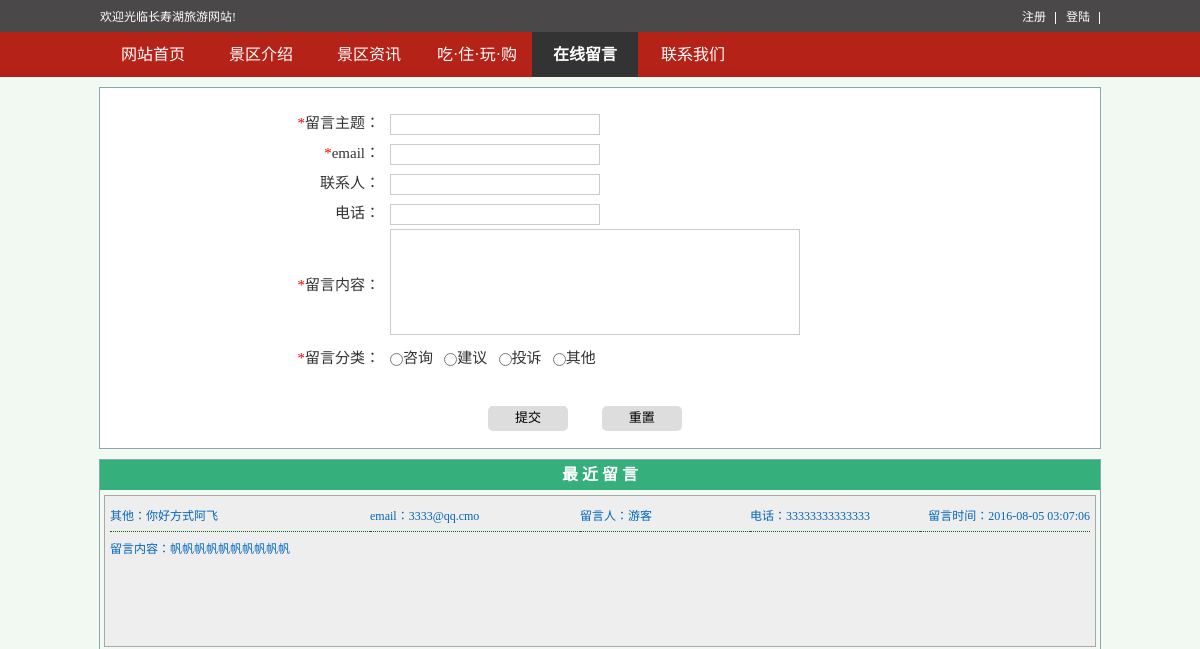
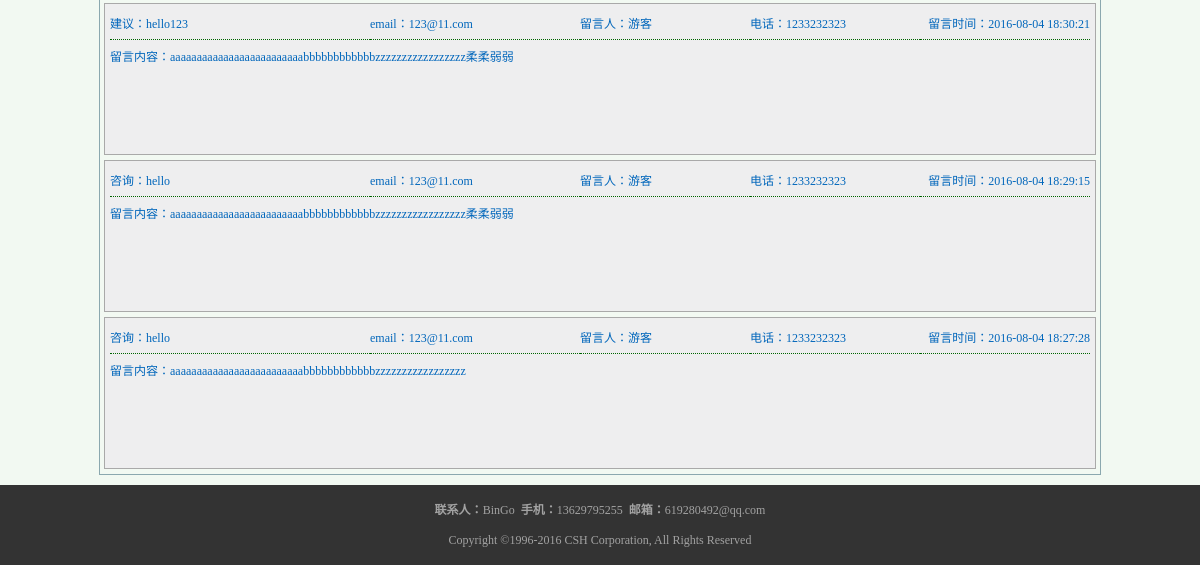
/zxly/index.php, run on an earlier commit of the app's database (2 pictures, top to bottom).
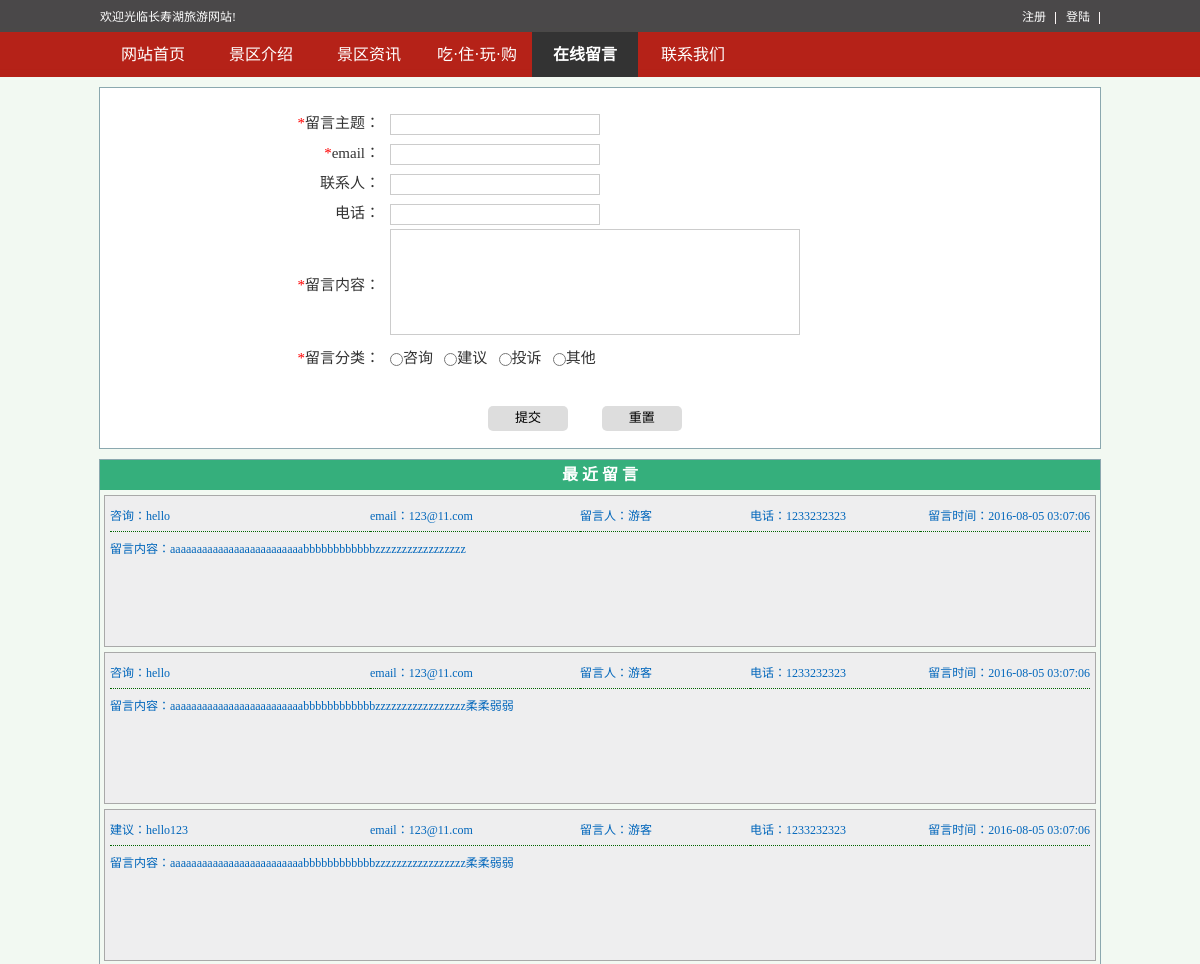
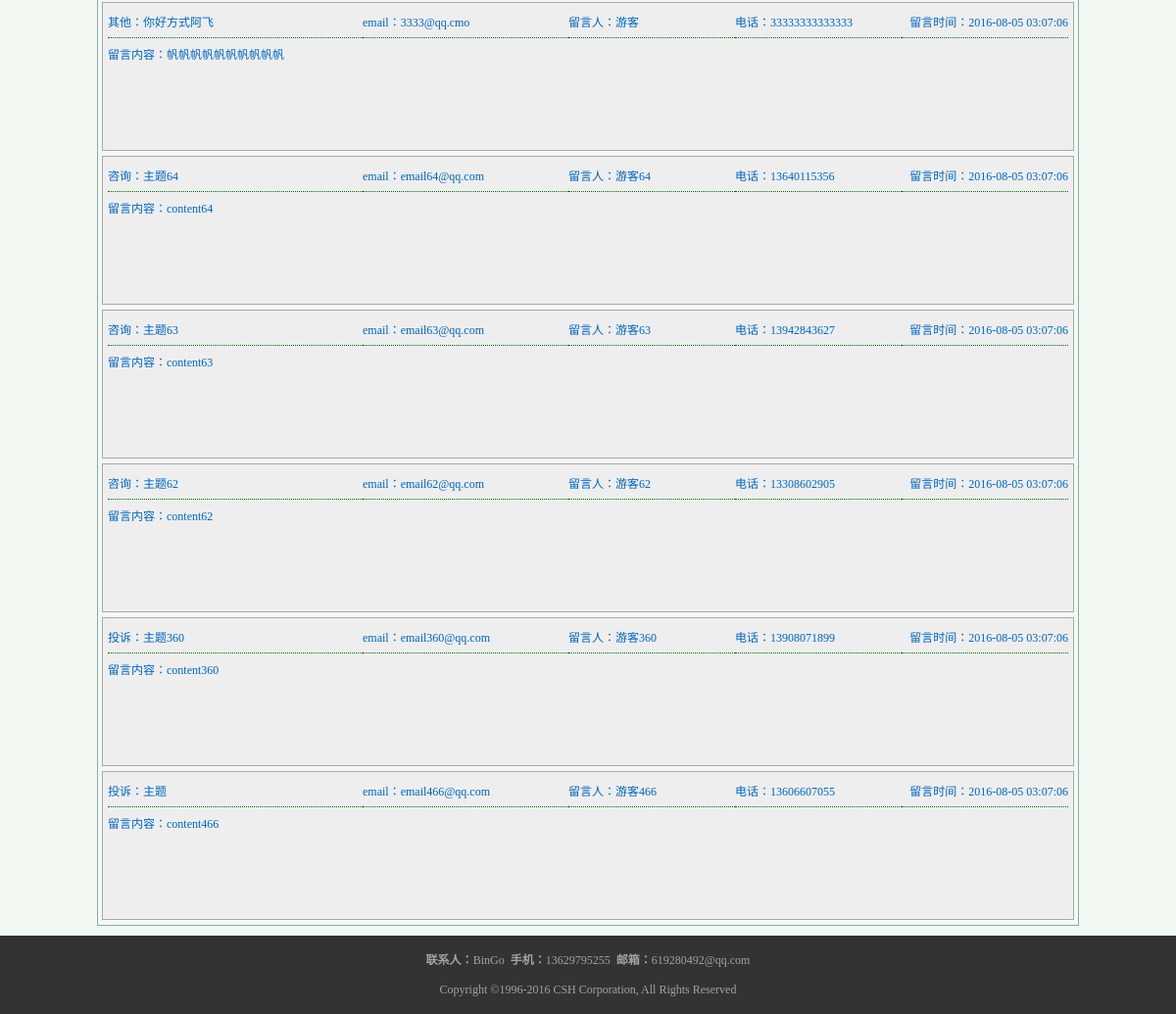
And on a later commit of the database (2 pictures, top to bottom).
### tables this page shows
CREATE TABLE `message` (
  `id` int(10) unsigned NOT NULL AUTO_INCREMENT,
  `topic` varchar(30) NOT NULL,
  `name` varchar(20) NOT NULL,
  `phone` varchar(20) NOT NULL,
  `type` varchar(10) NOT NULL,
  `time` int(11) NOT NULL,
  `email` varchar(40) NOT NULL,
  `content` text NOT NULL,
  `timestamp` timestamp NULL DEFAULT CURRENT_TIMESTAMP ON UPDATE CURRENT_TIMESTAMP,
  `checked` tinyint(1) NOT NULL DEFAULT '0',
  PRIMARY KEY (`id`)
);

### public/class/db.class.php (called while the page is built, shortened)
<?php
class DB {
    public static $dbtype = 'mysql';
    public static $dbhost = '';
    public static $dbport = '';
    public static $dbname = '';
    public static $dbuser = '';
    public static $dbpass = '';
    public static $charset = '';
    public static $stmt = null;
    public static $DB = null;
    public static $connect = true;
    public function __construct() {
        self::$dbtype = 'mysql';
        self::$dbhost = 'localhost';
        self::$dbport = '3306';
        self::$dbname = 'csh';
        self::$dbuser = 'root';
        self::$dbpass = '';
        self::$connect = true;
        self::$charset = 'UTF8';
        self::$DB -> setAttribute ( PDO::MYSQL_ATTR_USE_BUFFERED_QUERY, true );
        self::$DB -> setAttribute ( PDO::ATTR_EMULATE_PREPARES, true );
        self::$DB -> exec( 'SET NAMES ' . self::$charset );
    }
    private function connect() {
        try {
            self::$DB = new PDO ( self::$dbtype . ':host=' . self::$dbhost . ';port=' . self::$dbport . ';dbname=' .
                self::$dbname, self::$dbuser, self::$dbpass, array (PDO::ATTR_PERSISTENT => self::$connect ) );
        } catch ( PDOException $e ) {
            die ( "Connect Error Infomation:" . $e->getMessage () );
        }
    }
    private function _fetch($sql, $type) {
        $result = array ();
        self::$stmt = self::$DB->query ( $sql );
        self::$stmt->setFetchMode ( PDO::FETCH_ASSOC );
        switch ($type) {
            case '1' :
                $result = self::$stmt->fetchAll ();
                break;
        }
        self::$stmt = null;
        return $result;
    }
    public function getAll($table, $field = '*', $where = false, $orderby = false, $limit = false) {
        $sql = "SELECT {$field} FROM `{$table}`";
        $sql .= ($where) ? " WHERE $where" : '';
        $sql .= ($orderby) ? " ORDER BY $orderby" : '';
        $sql .= ($limit) ? " LIMIT $limit" : '';
        return self::_fetch ( $sql, $type = '1' );
    }
}

### zxly/index.php (the view, shortened to what this page needs)
<?php
require_once '../public/class/db.class.php';
$db = new DB();
$data = $db -> getAll('message','*','checked=1',"time desc","0,10");
?>
<!DOCTYPE html>
<html lang="en">
<head>
    <link href="../public/css/style.css" type="text/css" rel="stylesheet"/>
    <link href="../public/css/dropmenu.css" rel="stylesheet" type="text/css"/>
</head>
<body>
<?php include "../public/common/header.php";?>
   <div id="zxly_message">
       <form action="" method="post">
           <table width="80%" align="center">
                <tr height="30">
                    <td nowrap width="180px;" align="right"><span style="color:red;">*</span>留言主题：</td>
                    <td colspan="5" align="left" style="padding-left:10px;">
                        <input name="topic" style="width:200px;"/>
                    </td>
                </tr>
                <tr height="30">
                   <td nowrap align="right"><span style="color:red;">*</span>email：</td>
                   <td align="left" style="padding-left:10px;">
                       <input name="email" style="width:200px;"/>
                   </td>
                </tr>
                <tr height="30">
                   <td nowrap align="right">联系人：</td>
                   <td align="left" style="padding-left:10px;">
                       <input name="name" style="width:200px;"/>
                   </td>
                </tr>
                <tr height="30">
                   <td nowrap align="right">电话：</td>
                   <td align="left" style="padding-left:10px;">
                       <input name="phone" style="width:200px;"/>
                   </td>
                </tr>
                <tr height="115">
                    <td nowrap align="right"><span style="color:red;">*</span>留言内容：</td>
                    <td align="left" style="padding-left:10px;">
                        <textarea name="content"></textarea>
                    </td>
                </tr>
                <tr height="30">
                   <td nowrap align="right"><span style="color:red;">*</span>留言分类：</td>
                   <td align="left" style="padding-left:10px;">
                       <input type="radio" name="type" value="咨询" id="zx" /><label for="zx">咨询</label>&nbsp;&nbsp;
                       <input type="radio" name="type" value="建议" id="jy" /><label for="jy">建议</label>&nbsp;&nbsp;
                       <input type="radio" name="type" value="投诉" id="ts" /><label for="ts">投诉</label>&nbsp;&nbsp;
                       <input type="radio" name="type" value="其他" id="qt" /><label for="qt">其他</label>
                   </td>
                </tr>
               <tr height="30">
                   <td></td>
                   <td align="left" style="padding-left:10px;color:red;">
                   </td>
               </tr>
                <tr height="30">
                    <td colspan="2" align="center">
                        <input type="button" value="提交">
                        <input type="reset" value="重置">
                    </td>
                </tr>
           </table>
       </form>
   </div>
   <div id="zxly_show">
       <div id="zxly_show_title" class="box_title">最&nbsp;近&nbsp;留&nbsp;言</div>
       <?php foreach($data as $k=>$v){?>
       <div class="zxly_show_box">
           <table width="100%" align="center" >
               <tr height="30">
                   <td align="left" width="260"><?php echo $v['type'],'：',$v['topic'];?></td>
                   <td align="left" width="210">email：<?php echo $v['email'];?></td>
                   <td align="left" width="170">留言人：<?php echo $v['name'];?></td>
                   <td align="left" width="170">电话：<?php echo $v['phone'];?></td>
                   <td align="right">留言时间：<?php echo date('Y-m-d H:i:s',$v['time']);?></td>
               </tr>
               <tr height="100">
                   <td colspan="5" align="left" valign="top" class="td_content">
                       <span>留言内容：<?php echo $v['content'];?></span>
                   </td>
               </tr>
           </table>
       </div>
       <?php }?>
   </div>
<?php include "../public/common/footer.php";?>
</body>
</html>

### public/common/header.php (shortened to what this page needs)
<?php
$url = dirname($_SERVER['PHP_SELF']);
?>
<div class="top_box">
    <div class="top_box_inner">
        <div class="topcontent">
            <span class="top-l">欢迎光临长寿湖旅游网站!</span>
                <span class="top-r">
                    <?php if(isset($_SESSION['username'])){?>
                    <a href="/1_csh/userinfo/" title="点击查看用户资料">【root】</a>
                    <a href="javascript:void(0)" id="login_out" onclick="logout();">注销</a>
                    <?php }else{?>
                    <a href="/1_csh/login/">登陆</a>
                    <a href="/1_csh/register/">注册</a>
                    <?php }?>
                </span>
        </div>
        <div class="menu_box" id="Menu">
            <ul>
                <li class="menu_style <?php if($url=="/1_csh")echo "menu_current";?>" id="MenuItem61" name="MenuItem"><a href="http://localhost/1_csh/index1.php" class="menu">网站首页</a></li>
                <li class="menu_style <?php if($url=="/1_csh/jqjs")echo "menu_current";?>" id="MenuItem62" name="MenuItem"><a href="http://localhost/1_csh/jqjs/" class="menu">景区介绍</a></li>
                <li class="menu_style <?php if($url=="/1_csh/jqzx")echo "menu_current";?>" id="MenuItem63" name="MenuItem"><a href="http://localhost/1_csh/jqzx/" class="menu">景区资讯</a></li>
                <li class="menu_style <?php if($url=="/1_csh/czwg")echo "menu_current";?>"" id="MenuItem64" name="MenuItem"><a href="javascript:void(0)" class="menu">吃·住·玩·购</a>
                </li>
                <li class="menu_style <?php if($url=="/1_csh/zxly")echo "menu_current";?>" id="MenuItem65" name="MenuItem"><a href="http://localhost/1_csh/zxly/" class="menu">在线留言</a></li>
                <li class="menu_style <?php if($url=="/1_csh/lxwm")echo "menu_current";?>" id="MenuItem66" name="MenuItem"><a href="http://localhost/1_csh/lxwm/" class="menu">联系我们</a></li>
            </ul>
        </div>
    </div>
</div>

### public/common/footer.php
<div class="bottom_box">
    <div class="bottom_info">
        <b>联系人：</b>BinGo&nbsp;
        <b>手机：</b>13629795255&nbsp;
        <b>邮箱：</b>619280492@qq.com<br/>
        Copyright ©1996-2016 CSH Corporation, All Rights Reserved
    </div>
</div>

### public/css/style.css (style rules this page uses)
body,div,dl,dt,dd,ul,ol,li,h1,h2,h3,h4,h5,h6,pre,code,form,fieldset,legend,input,textarea,th,td,p,blockquote,hr,button,article,aside,details,figcaption,figure,footer,header,hgroup,menu,nav,section { margin:0px;padding:0px; }
body { word-wrap:break-word;text-align:center;font:12px/1.5 Tahoma;color:#333333;background:#f2f9f2; }
input,select,textarea,button { font-size:100%; }
table { border-collapse:collapse;border-spacing:0; }
li { list-style:none;*margin-left:-1px }
a { text-decoration:none; }
.top_box { clear:both;border:0 solid #cccccc;background:url(images/top-bg1.png) repeat-x top;height:77px; }
.top_box_inner { width:1000px;margin:0px auto;position:relative; }
.top_box .topcontent { clear:both;height:35px;width:100%;position:absolute;top:0px;left:0px; }
.top-l { float:left;width:50%;line-height:35px;text-align:left;color:white; }
.top-r { float:right;width:50%;height:35px;text-align:right; }
.top-r a { float:right;color:white;background:url(images/l.jpg) no-repeat right center;padding:0px 10px 0px 10px;line-height:35px; }
.menu_box { text-align:left;height:45px; }
.menu_style { float:left;width:106px;text-align:center; }
a.menu { display:block;color:white;text-decoration:none;font-weight:normal;font-size:16px;line-height:45px; }
.menu_current a.menu { font-weight:bold;background:#333; }
.bottom_box { clear:both;text-align:center;height:70px;padding:10px 0 0 0;line-height:30px;color:#a2a2a2;background:#333;margin-top:10px; }
.box_title { height:30px; line-height:30px; color:white; font-weight:bold; font-size:16px; }
#zxly_message { width:1000px; height:340px; border:1px solid #8ba8af; margin:10px auto; padding-top: 20px; font-size:15px; background:white; }
#zxly_message table input { font-size: 13px; padding: 2px 4px; border: 1px solid #ccc; vertical-align: middle; }
#zxly_message table textarea { width:400px;height:100px; font-size: 13px; padding: 2px 4px; border: 1px solid #ccc; resize: none; }
#zxly_message input[type=button],#zxly_message input[type=reset] { width: 80px; height: 25px; line-height: 18px; border: 0; border-radius: 5px; background: #ddd; cursor: pointer; margin-right:30px; }
#zxly_show { width:1000px; border:1px solid #8ba8af; margin:10px auto; padding-bottom:5px; }
#zxly_show_title { background: #35af7c; }
.zxly_show_box { width:98%; min-height:140px; border:1px darkgray solid; margin:5px auto 0; padding:5px; background: #eeeeef; color:#0066bb; }
.zxly_show_box .td_content { padding:8px 0; border-top: 1px dotted darkgreen; }

What changed in the data, as far as the page shows it:
changed message "aaaaaaaaaaaaaaaaaaaaaaaaabbbbbbbbbbbbzzzzzzzzzzzzzzzzz": time "2016-08-04 18:27:28" → "2016-08-05 03:07:06"; moves up the list
changed message (number 2 of 9 on the later page): time "2016-08-04 18:29:15" → "2016-08-05 03:07:06"; moves up the list
changed message "建议": time "2016-08-04 18:30:21" → "2016-08-05 03:07:06"; moves down the list
added message: type "咨询", topic "主题64", email "email64@qq.com", name "游客64", phone "13640115356", time "2016-08-05 03:07:06", content "content64"
added message: type "咨询", topic "主题63", email "email63@qq.com", name "游客63", phone "13942843627", time "2016-08-05 03:07:06", content "content63"
added message: type "咨询", topic "主题62", email "email62@qq.com", name "游客62", phone "13308602905", time "2016-08-05 03:07:06", content "content62"
added message: type "投诉", topic "主题360", email "email360@qq.com", name "游客360", phone "13908071899", time "2016-08-05 03:07:06", content "content360"
added message: type "投诉", topic "主题", email "email466@qq.com", name "游客466", phone "13606607055", time "2016-08-05 03:07:06", content "content466"
